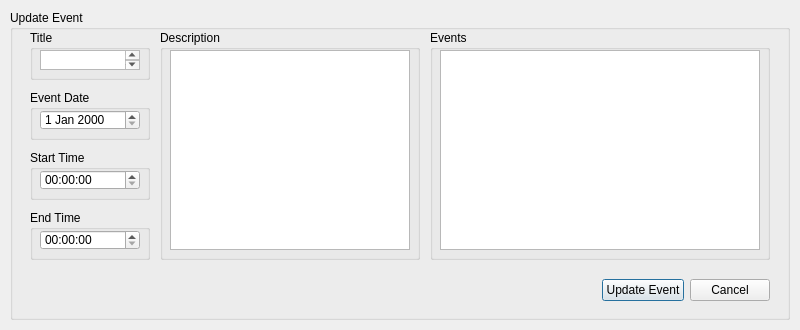
<?xml version="1.0" encoding="UTF-8"?>
<ui version="4.0">
 <class>EventsUpdateWindow</class>
 <widget class="QDialog" name="EventsUpdateWindow">
  <property name="geometry">
   <rect>
    <x>0</x>
    <y>0</y>
    <width>800</width>
    <height>330</height>
   </rect>
  </property>
  <property name="minimumSize">
   <size>
    <width>800</width>
    <height>330</height>
   </size>
  </property>
  <property name="maximumSize">
   <size>
    <width>800</width>
    <height>330</height>
   </size>
  </property>
  <property name="windowTitle">
   <string>Dialog</string>
  </property>
  <widget class="QGroupBox" name="EventUpdateBox">
   <property name="geometry">
    <rect>
     <x>10</x>
     <y>10</y>
     <width>780</width>
     <height>310</height>
    </rect>
   </property>
   <property name="title">
    <string>Update Event</string>
   </property>
   <widget class="QGroupBox" name="TitleBox">
    <property name="geometry">
     <rect>
      <x>20</x>
      <y>20</y>
      <width>120</width>
      <height>50</height>
     </rect>
    </property>
    <property name="title">
     <string>Title</string>
    </property>
    <widget class="QPlainTextEdit" name="TitlePlainTextEdit">
     <property name="geometry">
      <rect>
       <x>10</x>
       <y>20</y>
       <width>100</width>
       <height>20</height>
      </rect>
     </property>
    </widget>
   </widget>
   <widget class="QGroupBox" name="DescriptionBox">
    <property name="geometry">
     <rect>
      <x>150</x>
      <y>20</y>
      <width>260</width>
      <height>230</height>
     </rect>
    </property>
    <property name="title">
     <string>Description</string>
    </property>
    <widget class="QPlainTextEdit" name="DescriptionPlainTextEdit">
     <property name="geometry">
      <rect>
       <x>10</x>
       <y>20</y>
       <width>240</width>
       <height>200</height>
      </rect>
     </property>
    </widget>
   </widget>
   <widget class="QGroupBox" name="EventDateBox">
    <property name="geometry">
     <rect>
      <x>20</x>
      <y>80</y>
      <width>120</width>
      <height>50</height>
     </rect>
    </property>
    <property name="title">
     <string>Event Date</string>
    </property>
    <widget class="QDateEdit" name="EventDateEdit">
     <property name="geometry">
      <rect>
       <x>10</x>
       <y>20</y>
       <width>100</width>
       <height>20</height>
      </rect>
     </property>
    </widget>
   </widget>
   <widget class="QGroupBox" name="StartTimeBox">
    <property name="geometry">
     <rect>
      <x>20</x>
      <y>140</y>
      <width>120</width>
      <height>50</height>
     </rect>
    </property>
    <property name="title">
     <string>Start Time</string>
    </property>
    <widget class="QTimeEdit" name="StartTimeEdit">
     <property name="geometry">
      <rect>
       <x>10</x>
       <y>20</y>
       <width>100</width>
       <height>20</height>
      </rect>
     </property>
    </widget>
   </widget>
   <widget class="QGroupBox" name="EndTimeBox">
    <property name="geometry">
     <rect>
      <x>20</x>
      <y>200</y>
      <width>120</width>
      <height>50</height>
     </rect>
    </property>
    <property name="title">
     <string>End Time</string>
    </property>
    <widget class="QTimeEdit" name="EndTimeEdit">
     <property name="geometry">
      <rect>
       <x>10</x>
       <y>20</y>
       <width>100</width>
       <height>20</height>
      </rect>
     </property>
    </widget>
   </widget>
   <widget class="QWidget" name="horizontalLayoutWidget">
    <property name="geometry">
     <rect>
      <x>20</x>
      <y>260</y>
      <width>740</width>
      <height>40</height>
     </rect>
    </property>
    <layout class="QHBoxLayout" name="HorizontalLayout">
     <item>
      <spacer name="HorizontalSpacer">
       <property name="orientation">
        <enum>Qt::Horizontal</enum>
       </property>
       <property name="sizeHint" stdset="0">
        <size>
         <width>40</width>
         <height>20</height>
        </size>
       </property>
      </spacer>
     </item>
     <item>
      <widget class="QPushButton" name="UpdateEventButton">
       <property name="text">
        <string>Update Event</string>
       </property>
      </widget>
     </item>
     <item>
      <widget class="QPushButton" name="CancelButton">
       <property name="text">
        <string>Cancel</string>
       </property>
      </widget>
     </item>
    </layout>
   </widget>
   <widget class="QGroupBox" name="EventsBox">
    <property name="geometry">
     <rect>
      <x>420</x>
      <y>20</y>
      <width>340</width>
      <height>230</height>
     </rect>
    </property>
    <property name="title">
     <string>Events</string>
    </property>
    <widget class="QTableView" name="EventsTableView">
     <property name="geometry">
      <rect>
       <x>10</x>
       <y>20</y>
       <width>320</width>
       <height>200</height>
      </rect>
     </property>
    </widget>
   </widget>
  </widget>
 </widget>
 <resources/>
 <connections/>
</ui>
